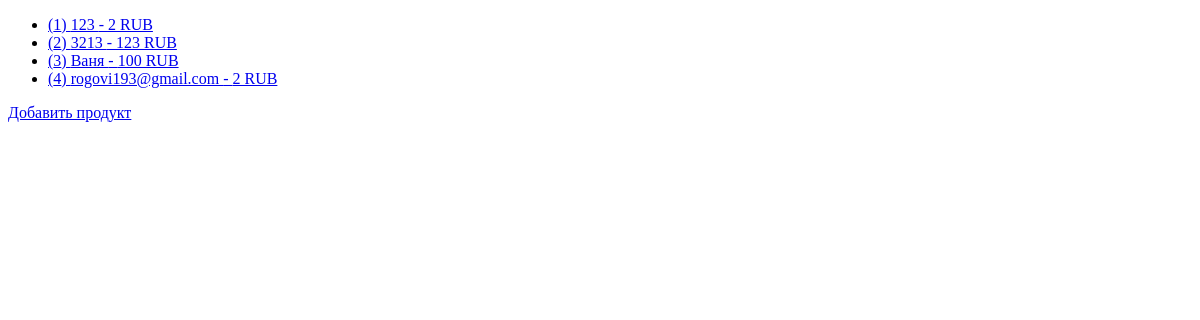
/products/, run on an earlier commit of the app's database.
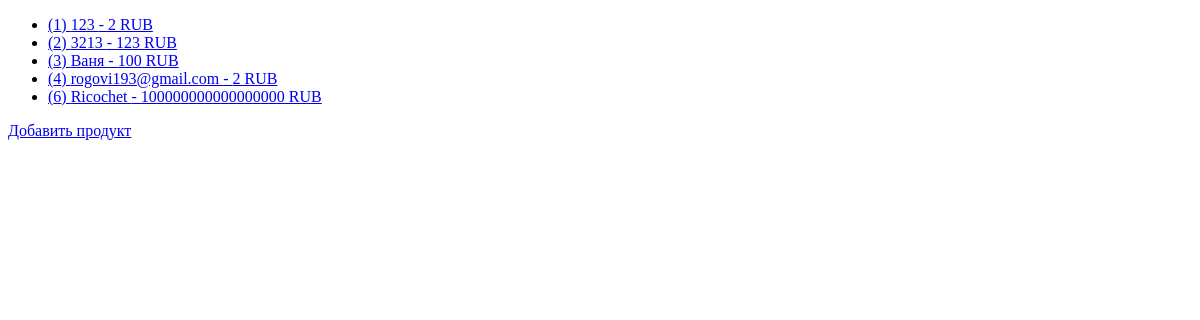
And on a later commit of the database.
### app/models.py (models this page shows, shortened)
class Product(models.Model):
    __tablename__ = 'product'
    id = models.AutoField(primary_key=True)
    name = models.CharField(max_length=64, null=True, blank=True)
    price = models.CharField(max_length=10, default='0 RUB')

### app/views.py (the view)
# urls.py: path('products/', product_list),
def product_list(request):
    products = Product.objects.all()
    return render(request, 'product_list.html', {'products': products})

### app/templates/product_list.html (shortened to what this page needs)
<!DOCTYPE html>
<html lang="en">
<head>
</head>
<body>
<ul>
    {% for product in products %}
    <li><a href="/products/{{ product.id }}/">({{ product.id }}) {{ product.name }} - {{ product.price }}</a></li>
    {% endfor %}
</ul>
<a href="/add/">Добавить продукт</a>
</body>
</html>

What changed in the data, as far as the page shows it:
added Product: id "6", name "Ricochet", price "100000000000000000 RUB"
